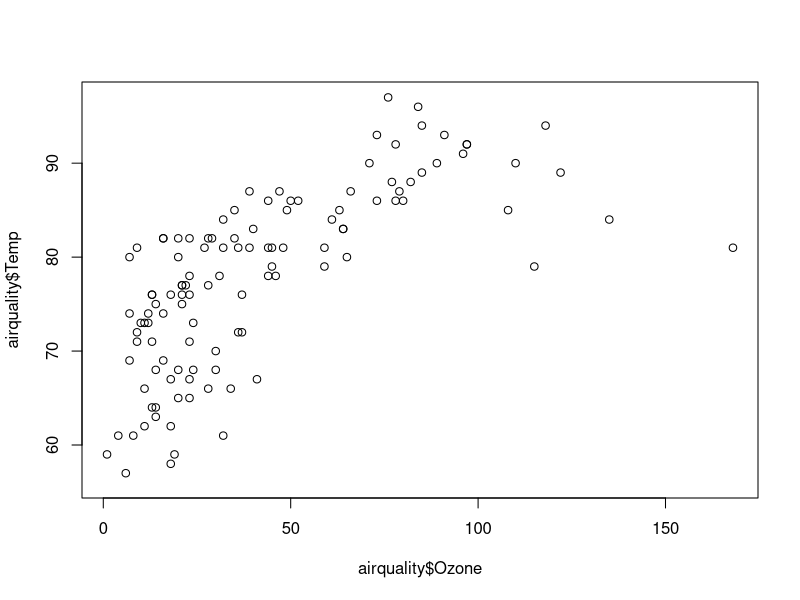
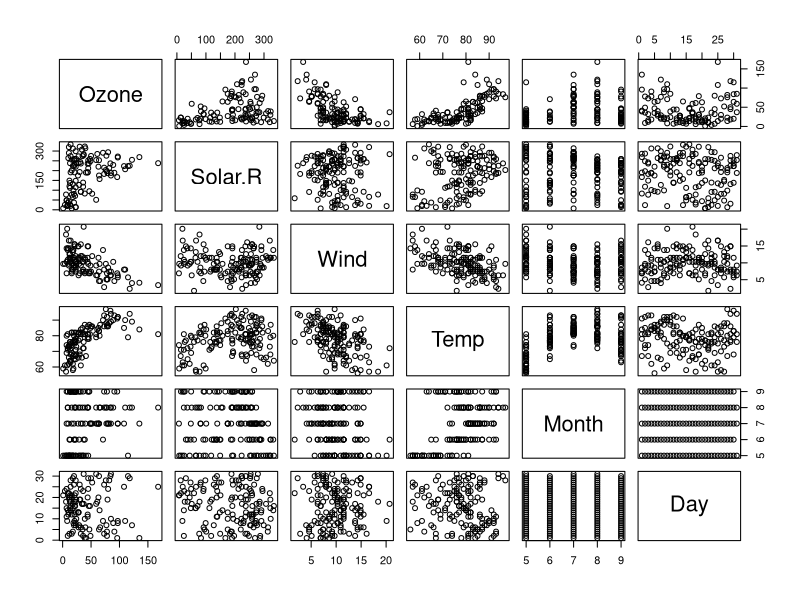
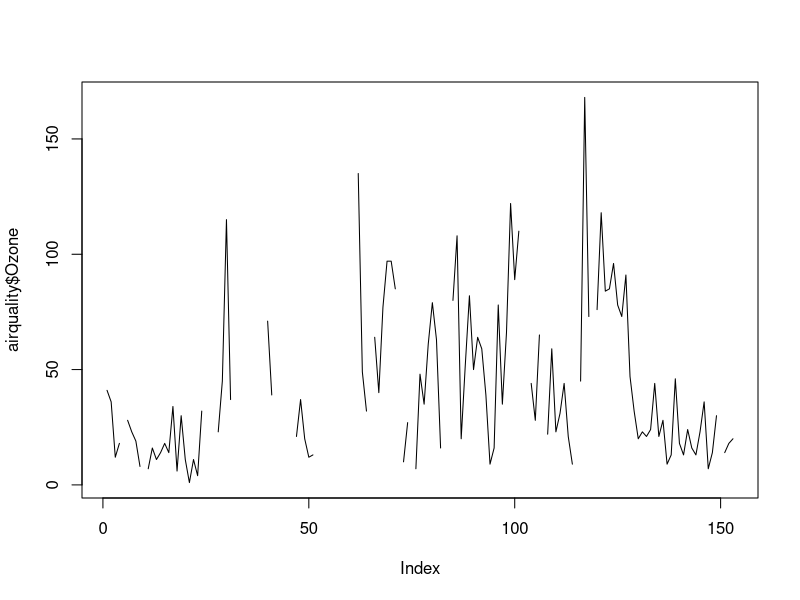
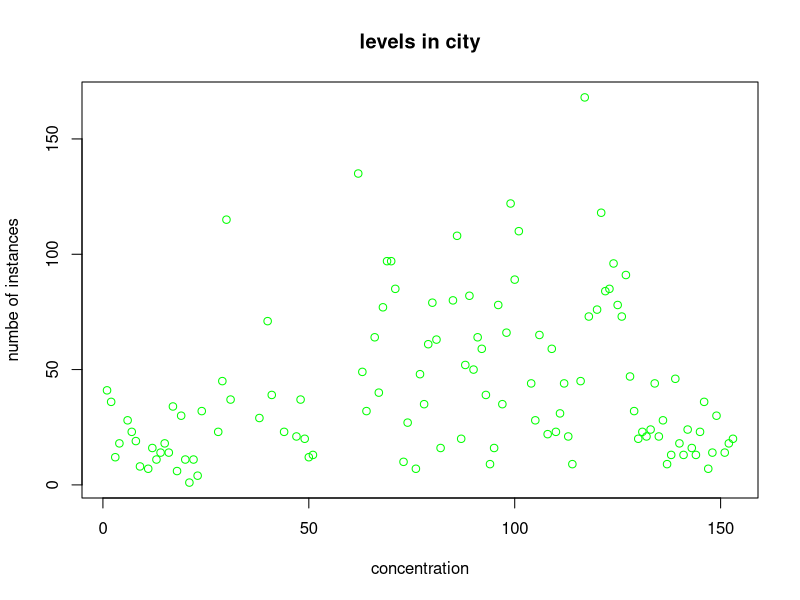
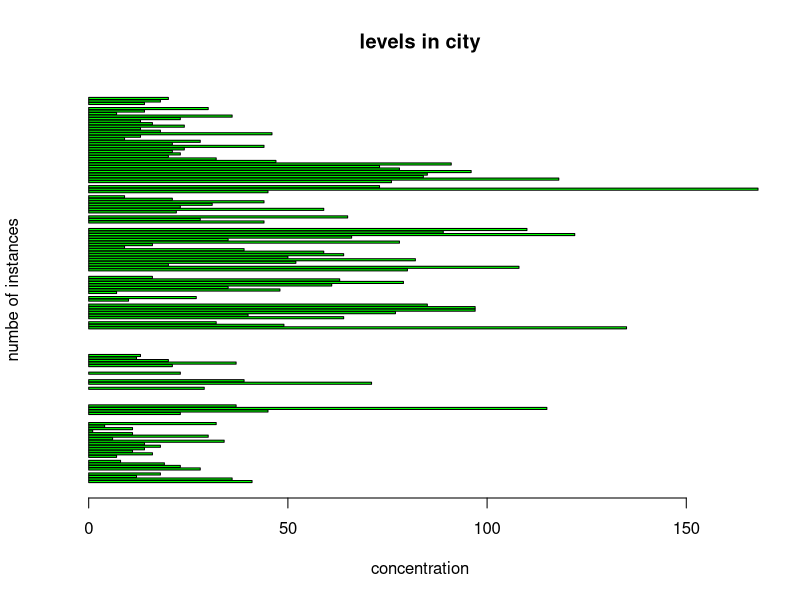
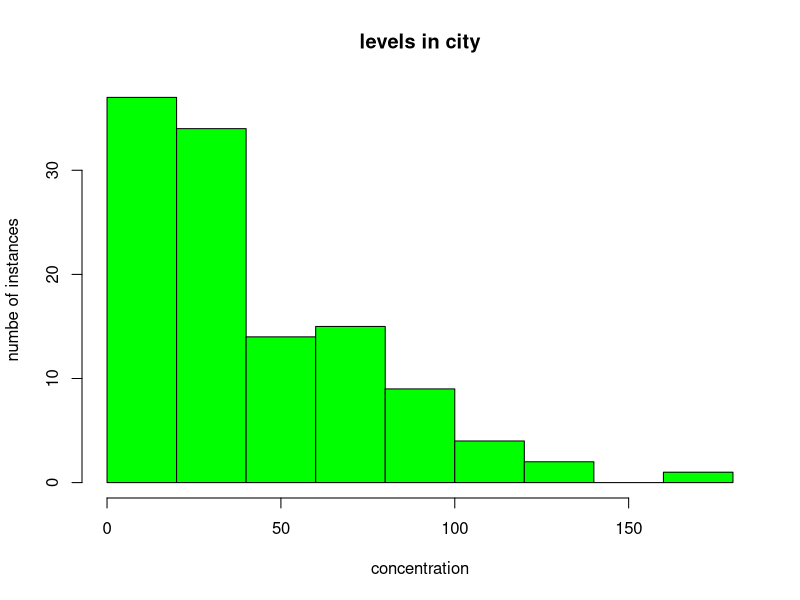
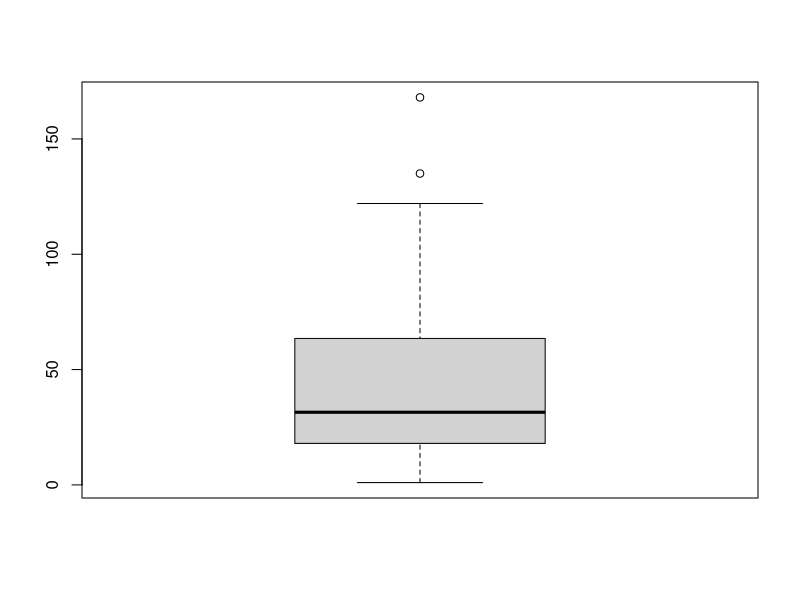
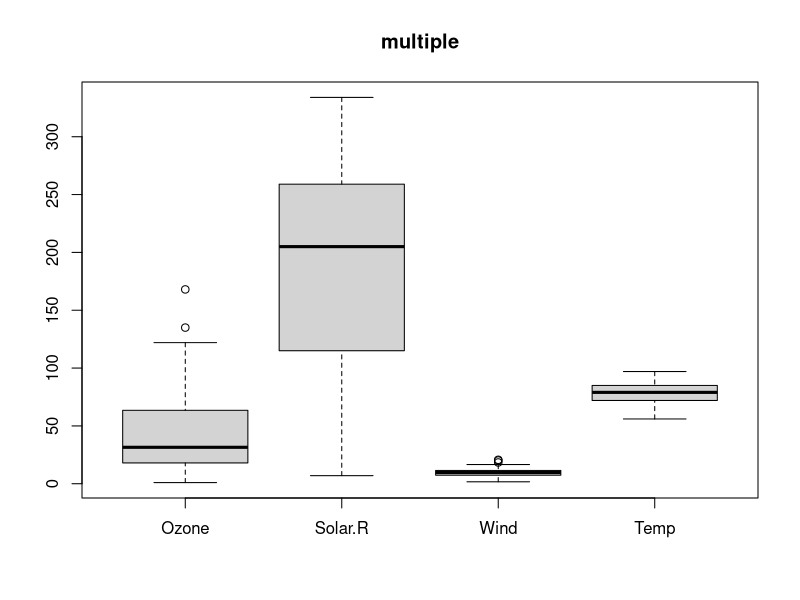

Source code (R) for these figures, in order: (Note: this script raises an error after producing the figures.)
library(datasets)
data("airquality")

airquality<-datasets::airquality

airquality$Ozone

summary(airquality$Temp)
summary(airquality)
########################################

plot(airquality$Ozone,airquality$Temp)
plot(airquality)

plot(airquality$Ozone,type='l')#p:points,l: labels,b:both

plot(airquality$Ozone,xlab = 'concentration',ylab = "numbe of instances",
     main="levels in city",col='green' )

#Horizontal bar plot

barplot(airquality$Ozone,xlab = 'concentration',ylab = "numbe of instances",
         main="levels in city",col='green',horiz=T)

#Histogram


hist (airquality$Ozone,xlab = 'concentration',ylab = "numbe of instances",
      main="levels in city",col='green')

#single box plot

boxplot(airquality$Ozone)

#Multiple box plot

boxplot(airquality[,1:4],main="multiple")


#no of rows and columns(mfrow)
#margin mar what we want from all 4 sides
#whether a border to be included(bty)
#labels(las:1 for horizontal.0:for vertical)


par(mfrow=c(3,3),mar=c(2,5,2,1), las=1,bty='o')

plot(airquality$Ozone)
plot(airquality$ozone,airquality$Wind)
plot(airquality$Ozone,type='l')
plot(airquality$Ozone,type='l')
plot(airquality$Ozone,type='l')
plot(airquality$Ozone,type='l')
barplot(airquality$Ozone,xlab = 'concentration',ylab = "numbe of instances",
        main="levels in city",col='green',horiz=T)
hist (airquality$Solar.R)
boxplot(airquality$Solar.R)

boxplot(airquality[,0:4],main="multiple")


